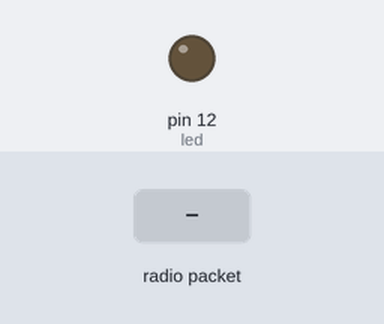
Simulated run of this sketch. Board: Arduino Uno, built with avr-gcc and run on an emulated ATmega328P. Shown: output pins drawn as LEDs (lit = HIGH). The inputs (shaded band) are chosen by the test bench. No radio packets arrive unless stated.

Above: at 1.2 s.
1.3 s: radio packet "E" arrives
At 2.5 s:
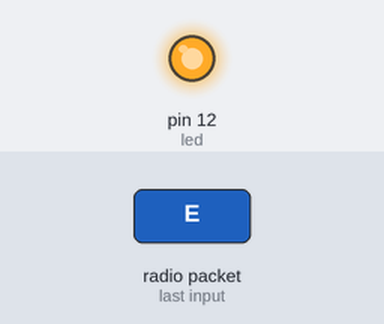
2.8 s: radio packet "A" arrives
At 3.7 s:
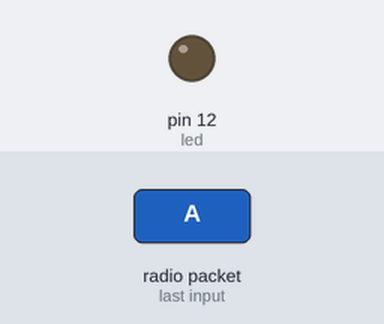
Timing chart, 0 to 5.8 s (numbered marks = the images above; inputs shaded):
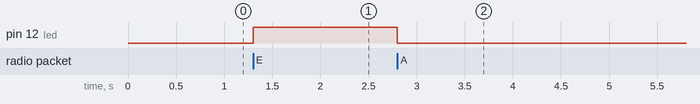

Measured:
- after the input at 1.3 s, pin 12 (led): LOW → HIGH at once
- after the input at 2.8 s, pin 12 (led): HIGH → LOW at once

The sketch:

Receptor_RF.ino
```cpp
/*Talos Electronics 2015
   Rafael Lozano Rolon
   Receptor a 433 Mhz
*/
#include <VirtualWire.h>  //incluimos la libreria de virtualwire
int led = 12; //Asignamos el 12 a la variable led

void setup()
{
  vw_set_ptt_inverted(true);  // Requerido por el modulo RF
  vw_setup(7000);        //Seleccionamos la velocidad de transmision de datos
  vw_set_rx_pin(11);         // Pin en el que conectamos la patilla data del receptor
  vw_rx_start();         //Iniciamos la comunicación
  pinMode(led, OUTPUT);  //Asignamos la variable led como salida
}

void loop()
{
  uint8_t msg[VW_MAX_MESSAGE_LEN];
  uint8_t len = VW_MAX_MESSAGE_LEN;
  if (vw_get_message(msg, &len))  //Condicion para ver si hay mensaje
  {
    if ( msg[0] == 'E') //Si el mensaje es una E
    {
      digitalWrite(led, HIGH);         //Encendemos el LED
    }
    else if (msg[0] == 'A')         // Si es una A
    {
      digitalWrite(led, LOW);        //Apagamos el led
    }
  }
}
```
